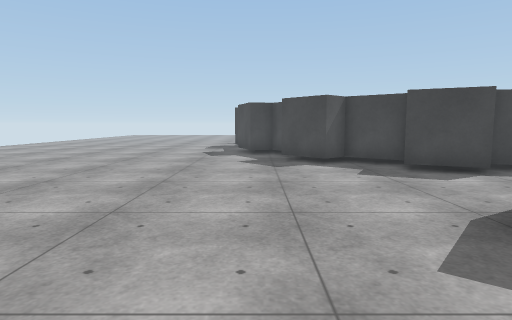
View 1 (above)

12 first-person views from a walk through a scene from a Unity 3-D project. The camera is 1.2 m above the floor, tilts 6° down and sees 75° across. The floor is counted in squares, 1 m on a side. Each view is taken from the middle of a square. On the plan, view 1 faces up. The plan holds only what a view shows up to about 14 squares ahead; the rest is blank. The place goes on beyond the plan. The player is left out. Surface patterns are stand-ins for the level's own textures.

View 2
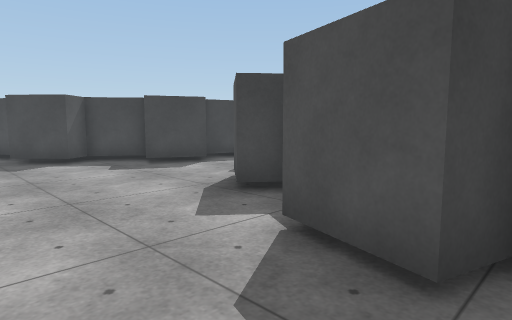

View 3
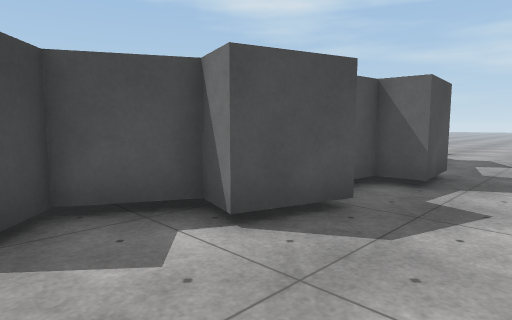

View 4
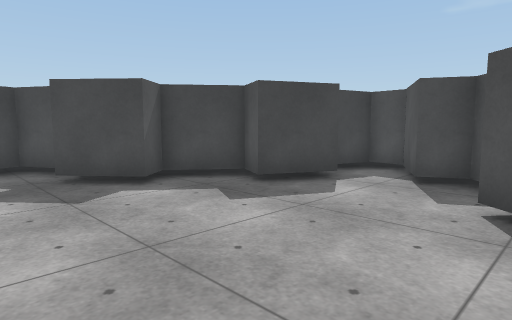

View 5
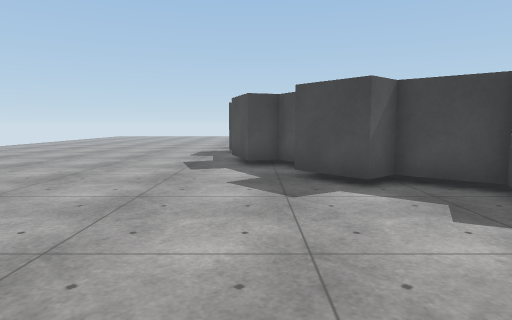

View 6
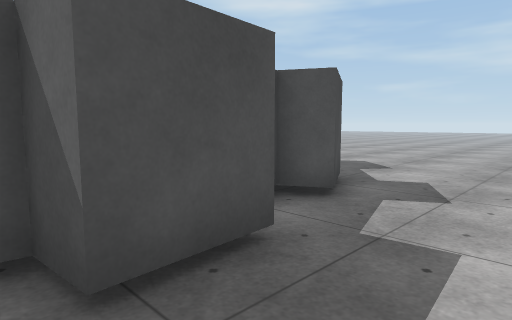

View 7
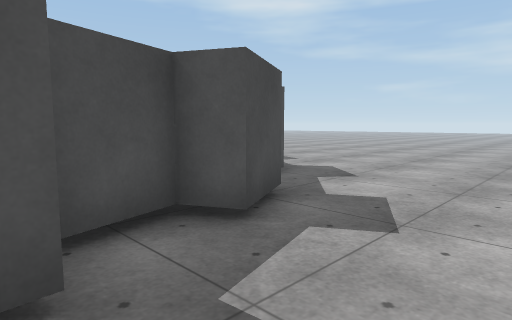

View 8
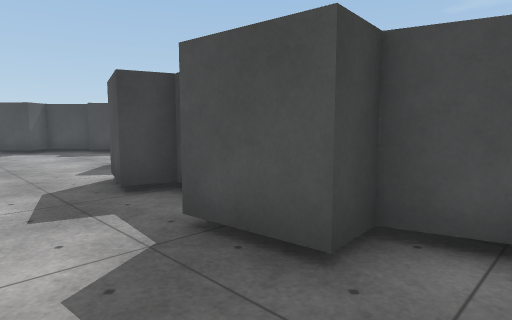

View 9
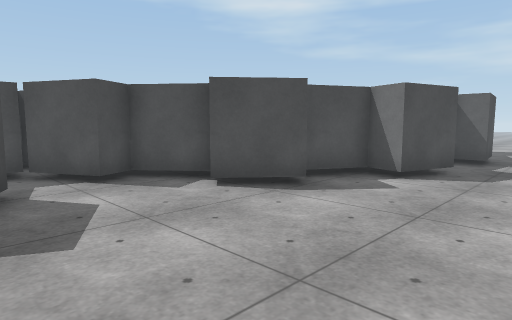

View 10
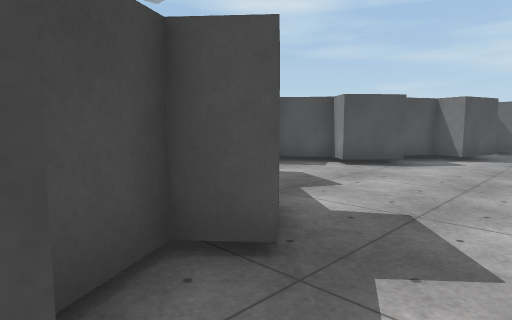

View 11
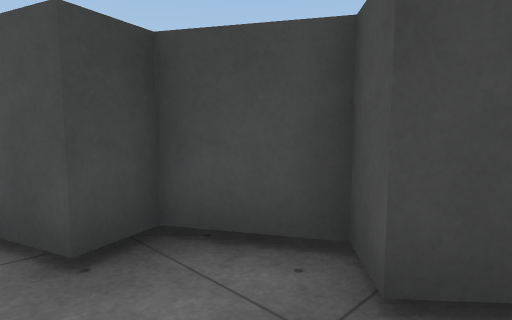

View 12
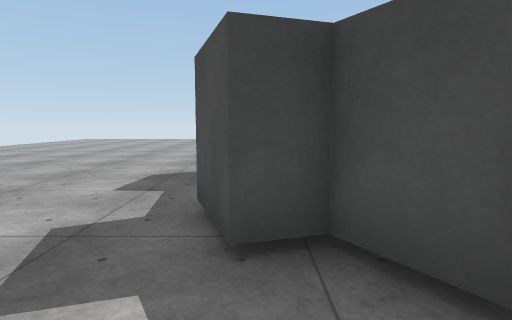

### Floor plan
Points are (right, up) in squares from view 1. A wall is a line through its corners. A room is listed if a view was taken in it or the views show most of it. See-through windows are left out.
Room 1 (views 1, 2, 3, 4, 5, 6, 7, 8, 9, 10, 11, 12)
walls: (5.8, 8) (4, 8.9) (4.4, 9.8) (2.9, 11) (2.2, 10.3) (0.9, 11.8) (1.7, 12.5) (0.7, 14.1) (-0.2, 13.8) (-0.9, 15.7); (8, 8.4) (6.2, 8.9); (2.9, -8.6) (2, -6.8) (2.8, -6.3) (2.3, -4.5) (1.3, -4.6) (1.1, -2.7) (2.1, -2.6) (2.3, -0.6) (1.4, -0.4) (1.9, 1.5) (2.9, 1.2) (3.8, 2.9) (3, 3.5) (4.3, 5) (5, 4.4) (6.5, 5.6) (6.1, 6.5) (7.8, 7.4)
ways out: gap at (-1, 15)

Where each view was taken, in squares from view 1:
view 1: 0 up, 0 right, facing up
view 2: 1 down, 1 left, facing up-right
view 3: 4 up, 1 left, facing down-right
view 4: 4 up, 1 left, facing up-right
view 5: 4 up, 0 right, facing up
view 6: 2 down, 1 left, facing down-right
view 7: 4 down, 1 left, facing down-right
view 8: 6 down, 1 left, facing up-right
view 9: 9 up, 1 left, facing down-right
view 10: 14 up, 1 left, facing down-right
view 11: 11 up, 1 left, facing up-right
view 12: 11 up, 0 right, facing up
